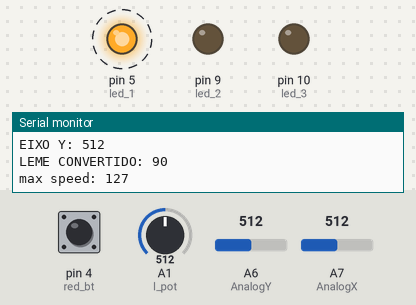
Simulated run of this sketch. Board: Arduino Nano, built with avr-gcc and run on an emulated ATmega328P. Shown: output pins drawn as LEDs (lit = HIGH), the last lines printed to the serial monitor. Dashed ring = blinking. The test bench sets the inputs (shaded band); at power-on: pin 4 (red_bt) HIGH, A6 (AnalogY) = 512, A7 (AnalogX) = 512, A1 (l_pot) = 512. No radio packets arrive unless stated.

Above: at 2.2 s.
2.3 s: pin 4 (red_bt) pulled LOW for 3.2 s
At 5.9 s:
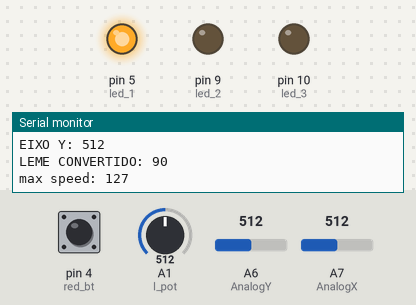
11.7 s: pin 4 (red_bt) driven LOW
At 13.1 s:
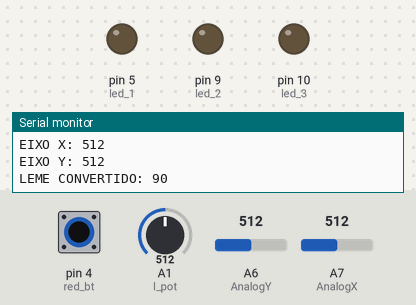
14.8 s: A6 (AnalogY) set to 561
16.3 s: A6 (AnalogY) set to 576
17.8 s: A7 (AnalogX) set to 988
20.9 s: A7 (AnalogX) set to 1018
Timing chart, 0 to 23.4 s (numbered marks = the images above; inputs shaded):
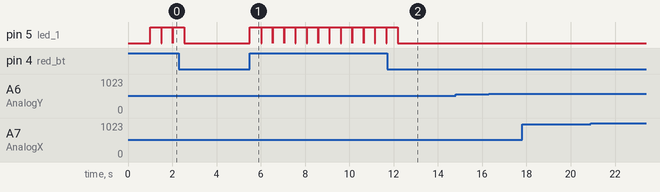

Measured:
- after the input at 11.7 s, pin 5 (led_1): goes on until 12.2 s, then stays LOW
- by itself, pin 5 (led_1): repeats every 0.53 s: HIGH 0.52 s, LOW 0.01 s

The sketch:

RECEPTOR_BASE_CONTROLE_.ino
```cpp
/*************************** Marlon Nardi ******************************
  Projeto: Programação do Robô Handler V1.0
  Vídeo ensinando a motar: https://www.marlonnardi.com/p/construa-seu-proprio-robo-esteira_23.html
  Loja: https://www.lojamarlonnardi.com/
  Site: https://www.marlonnardi.com/
  Youtube: https://www.youtube.com/marlonnardiw
  Facebook: https://www.facebook.com/professormarlonnardi
************************************************************************/

/******************* Programação do Robô Handler V1.0 ****************/

//======================= Incluindo bilbiotecas ==============================//
#include <SPI.h>
#include <RF24.h>

//========================= Criando objetos =================================//
RF24 radio(7, 8); // CE, CSN // Instancia/cria o objeto Radio para que possamos trabalhar com ele. Também temos que informar os pinos do Arduino conectados ao CE e ao CSN do NRF24L01.


//==================== Nomeando as constantes ==============================//

#define AnalogY A6
#define AnalogX A7
#define AnalogBt 3
#define switch_ctrl 2
#define red_bt 4
#define led_1 5
#define led_2 9
#define led_3 10
#define l_pot A1
#define r_pot A0

//=================== Criando uma estrutura/pacote de dados para a transmissão e recepção de informação através de dois Pipes =======================//
struct EstruturaDadosTXRX
{
  float ang = 0;
  int max_speed = 255;
  bool confirm = false;
  int srv_ang = 70;
  int analog_x = 0;
  int analog_y = 0;
  float a = 1.4548;
  float b = 5487.1548;
  float c = 458.154874;
  float d = 487214.4845241;
  float e = 1.840541;
  float f = 8.456451;
  float g = 105.546541;
};
typedef struct EstruturaDadosTXRX TipoDosDadosTXRX;
TipoDosDadosTXRX DadosTransmitidos;
TipoDosDadosTXRX DadosRecebidos;

//=================== Declaração de variáveis globáis =======================//
int max_speed = 255;

//=================== Declaração da variável global somente de leitura para armazenas os endereço de leitura e escrita =======================//
                    //Endereço: 0         1
const byte Enderecos[][6] = {"00001", "00002"};//Criamos um vetor constante do tipo Byte que terá duas posições, pois precisamos de um endereço para escrever e outro para ler. Apesar do
//endereço ter somete 5 números, declaramos 6 para que o comppilador adicione o caracter null \0 automaticamente.

void setup() {
//==================== Declaração de entradas e saídas ========================//
  pinMode(AnalogX, INPUT);
  pinMode(AnalogY, INPUT);
  pinMode(red_bt, INPUT_PULLUP); //BOTÃO DE ESTADO IGUAL SWITCH
  pinMode(switch_ctrl, INPUT_PULLUP); //0= off, 1= on
  pinMode(r_pot, INPUT);
  pinMode(l_pot, INPUT);
  pinMode(led_1, OUTPUT);
  pinMode(led_2, OUTPUT);
  pinMode(led_3, OUTPUT);
//================== Configurações iniciais do NRF24L01 ======================//
  radio.begin();// Inicia o transceptor NRF24L01
  Serial.begin(9600);
  radio.openWritingPipe(Enderecos[0]); // Informamos para o transceptor qual é o endereço de escrita Enderecos[0] ou 00001 e abrimos o Pipe/Tubo.
  radio.openReadingPipe(1, Enderecos[1]); // Informamos para o transceptor qual é o endereço de leitura Enderecos[1] ou 00002 e abrimos o Pipe/Tubo. Esse primeiro parâmentro, o número 1,
  //define o número do Pipe. Podemos utilizar 6 Pipes, de 0 à 5.
  radio.setPALevel(RF24_PA_MAX); // Muda o PA para potência máxima de transmissão. Para potência minima: RF24_PA_MIN Para potência média: RF24_PA_HIGH Para potência máxima (recomendado para o módulo com etapa amplificadora e antena): RF24_PA_MAX
  radio.setDataRate(RF24_250KBPS); // Mudamos a taxa de trasnferência de dados para 250 Kbps, isso melhora a distância na transmissão.
  delay(1000);
}


void loop() {
  if (digitalRead(red_bt)){
    digitalWrite(led_1, HIGH);
    max_speed = map(analogRead(l_pot), 0, 1023, 0, 255);
    Serial.print("max speed: ");
    Serial.println(max_speed);
    delay(500);
    digitalWrite(led_1, LOW);
  }
   //========================= Recebendo os dados ===========================//
  delay(5); // Tempo para não haver perca de dados.

  radio.startListening(); // Comando para o rádio começar ouvir, dessa forma ele escuta ou recebe.

  if ( radio.available()) {// Se o NRF24L01 receber dados.
    while (radio.available()) {// Enquanto o NRF24L01 receber dados.
      radio.read(&DadosTransmitidos, sizeof(TipoDosDadosTXRX)); // Lê a informação transmitida pelo Robô.
     }
     Serial.print("Angulo servo lido: ");
     Serial.println(DadosTransmitidos.srv_ang);
     delay(5);
  }

//========================= Trasmitindo os dados ===========================//
  delay(5); // Tempo para não haver perca de dados.

  radio.stopListening(); // Comando para o rádio parar de ouvir, dessa forma ele fala ou transmite.
  int val_x = analogRead(AnalogX);
  int val_y = analogRead(AnalogY); //Y controla servo
  Serial.print("EIXO X: ");
  Serial.println(val_x);
  Serial.print("EIXO Y: ");
  Serial.println(val_y);
  DadosRecebidos.analog_x = val_x;
  DadosRecebidos.max_speed = max_speed;
  DadosRecebidos.srv_ang = map(val_y, 0, 1023, 0, 180);
  Serial.print("LEME CONVERTIDO: ");
  Serial.println(DadosRecebidos.srv_ang);

/*
  if (Serial.available() > 0)
  {
  // Lê toda string recebida
  String recebido = leStringSerial();
  DadosRecebidos.srv_ang = recebido.toInt();
  Serial.print("Angulo: ");
  Serial.println(DadosRecebidos.srv_ang);
  }
*/
  DadosRecebidos.confirm = 'k';// Faz a leitura digital do PinoSensorRadiacaoGama e armazena na variável DadosRecebidos.SensorRadiacaoGama.

  radio.write(&DadosRecebidos, sizeof(TipoDosDadosTXRX));// Transmite/escreve os dados para o outro rádio. DadosTransmitidos = Informação que queremos enviar. TipoDosDadosTXRX: Tamanho dessa variável.
}
```
